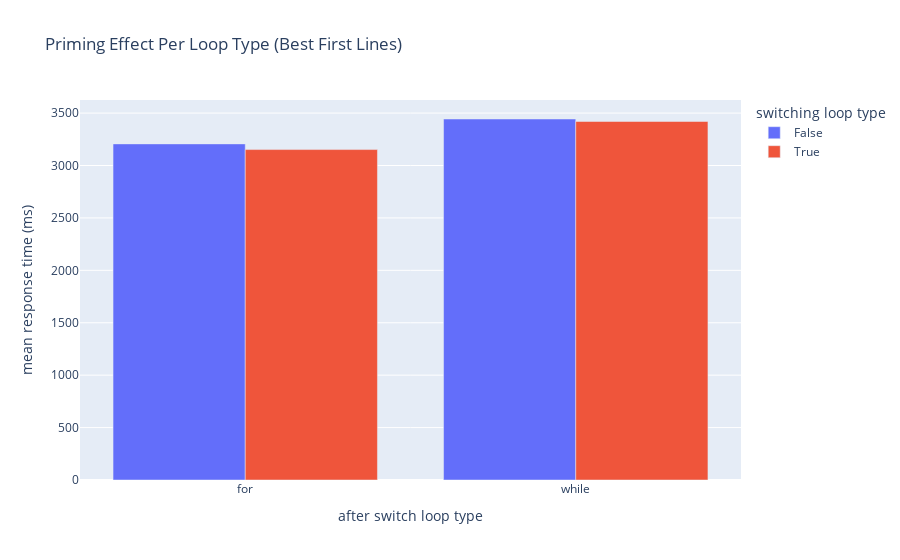

Notebook code cell kept with this figure:
### Code cell
switch_basic_for_fig = switching_diff_basic_best.reset_index()
px.bar(switch_basic_for_fig, x='loop_type', y='mean_response_time', color='loop_type_switch', barmode='group'
        , title='Priming Effect Per Loop Type (Best First Lines)', labels={'loop_type': 'after switch loop type'
                                                                      , 'mean_response_time': 'mean response time (ms)'
                                                                      , 'loop_type_switch': 'switching loop type'
                                                                      })

### Figure 1 — Plotly figure (JSON) as saved in the notebook; plotly's stock layout.template omitted (floating-point values rounded to 4 significant figures)
{"data": [{"alignmentgroup": "True", "hovertemplate": "switching loop type=False<br>after switch loop type=%{x}<br>mean response time (ms)=%{y}<extra></extra>", "legendgroup": "False", "marker": {"color": "#636efa", "pattern": {"shape": ""}}, "name": "False", "offsetgroup": "False", "orientation": "v", "showlegend": true, "textposition": "auto", "type": "bar", "x": ["for", "while"], "xaxis": "x", "y": [3206.0, 3444.0], "yaxis": "y"}, {"alignmentgroup": "True", "hovertemplate": "switching loop type=True<br>after switch loop type=%{x}<br>mean response time (ms)=%{y}<extra></extra>", "legendgroup": "True", "marker": {"color": "#EF553B", "pattern": {"shape": ""}}, "name": "True", "offsetgroup": "True", "orientation": "v", "showlegend": true, "textposition": "auto", "type": "bar", "x": ["for", "while"], "xaxis": "x", "y": [3152.0, 3420.0], "yaxis": "y"}], "layout": {"barmode": "group", "legend": {"title": {"text": "switching loop type"}, "tracegroupgap": 0}, "title": {"text": "Priming Effect Per Loop Type (Best First Lines)"}, "xaxis": {"anchor": "y", "domain": [0, 1], "title": {"text": "after switch loop type"}}, "yaxis": {"anchor": "x", "domain": [0, 1], "title": {"text": "mean response time (ms)"}}}}
